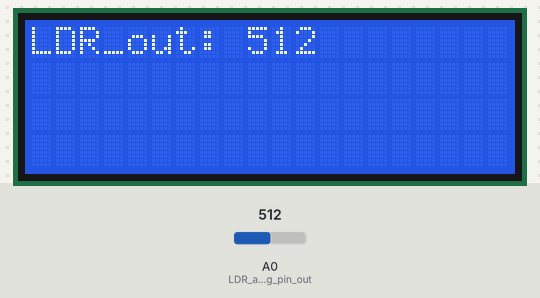
A sketch run on a simulated ESP8266 (NodeMCU). Parts: 20×4 character LCD. The inputs (shaded band) are chosen by the test bench; at power-on: A0 (LDR_analog_pin_out) = 512. WiFi joins after 1.5 s; servers stay silent unless stated; web services answer with replies made up by the test bench; what the sketch prints to the serial monitor is not drawn.

Above: at 2.7 s.
2.8 s: A0 (LDR_analog_pin_out) set to 716
At 4.3 s:
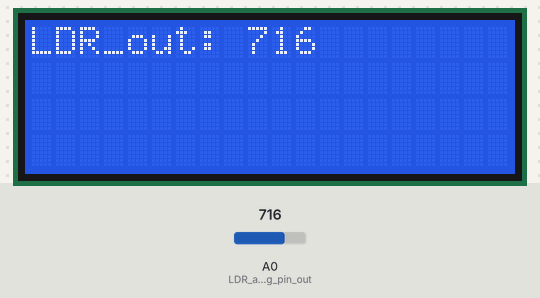
4.6 s: A0 (LDR_analog_pin_out) set to 900
At 5.8 s:
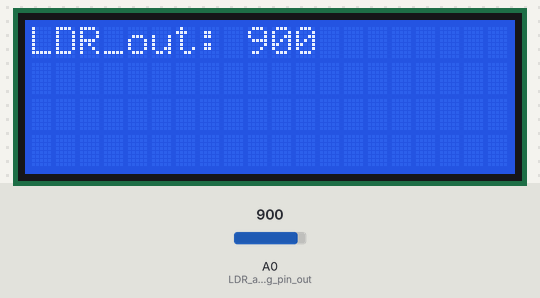
6.1 s: A0 (LDR_analog_pin_out) set to 1023
At 6.6 s:
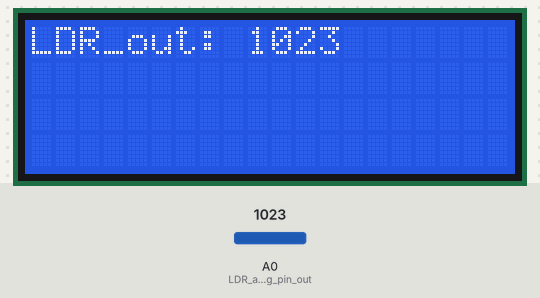
Timing chart, 0 to 9.1 s (numbered marks = the images above; inputs shaded):
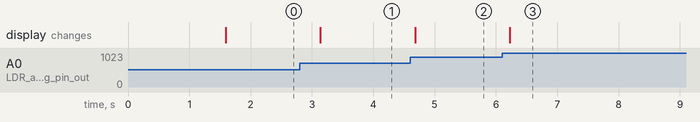

Measured:
- after the input at 2.8 s, the display: changes after 0.34 s (image 1)
- after the input at 4.6 s, the display: changes after 0.08 s (image 2)
- after the input at 6.1 s, the display: changes after 0.13 s (image 3)

The sketch:

sketch_LDR_WITH_LCD_1.2.ino
```cpp
#include <LiquidCrystal_I2C.h>
#include <ESP8266WiFi.h>
#include <ESP8266HTTPClient.h>
#include <WiFiClient.h>
 #include <WiFiClientSecure.h>
 #include <Wire.h>

LiquidCrystal_I2C lcd(0x3F,20,4);

const char* ssid = "NUI";
const char* password = "lightyear";

int cloud=0;

void setup() {
  Serial.begin(115200);

  delay(10);
  // We start by connecting to a WiFi network

  Serial.println();
  Serial.println();
  Serial.print("Connecting to ");
  Serial.println(ssid);

  WiFi.begin(ssid, password);

  while (WiFi.status() != WL_CONNECTED) {
    delay(500);
    Serial.print(".");
  }
  Serial.println("");
  Serial.println("WiFi connected");
  Serial.println("IP address: ");
  Serial.println(WiFi.localIP());
  pinMode(A0,INPUT); // LDR analog pin out
  lcd.init();
  lcd.clear();
  lcd.backlight();
}
int value = 0;
void loop() {

int LDR_output=analogRead(A0);
Serial.print("LDR output = ");
Serial.println(LDR_output);

lcd.clear();
//lcd.print("LDR_output: ");
//lcd.print(LDR_output);
//lcd.setCursor(0,2);
lcd.print("LDR_out: ");
lcd.print(LDR_output);
lcd.setCursor(2,1);
WiFiClient client;
    HTTPClient http;
 cloud=cloud+1;
 if(cloud>=20)
 {cloud=0;
http.begin(client,"http://api.thingspeak.com/update?api_key=9QYF521BQ7GWNE13&field1="+ String(LDR_output) ); //Replace API Key
        int httpCode = http.GET();
          if(httpCode > 0) {
               Serial.printf("[HTTP] GET... code: %d\n", httpCode);
               if(httpCode == HTTP_CODE_OK) {
                  String payload = http.getString();
                  Serial.println(payload);
              }
          } else {
              Serial.printf("[HTTP] GET... failed, error: %s\n", http.errorToString(httpCode).c_str());
          }
          http.end(); Serial.println();
  Serial.println("closing connection");
 }
delay(500);
}
```
